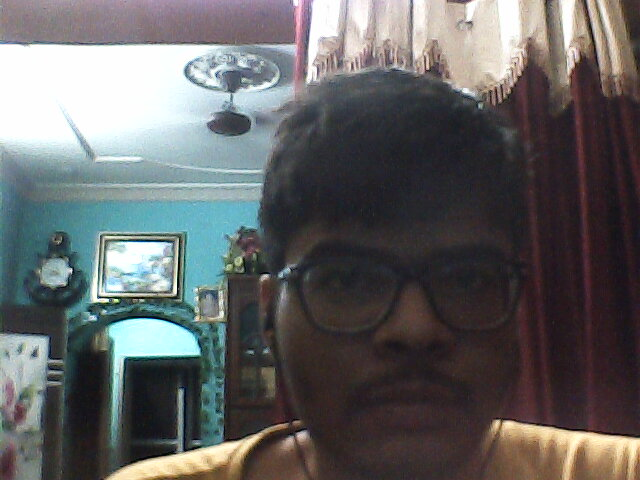
#> input picture Jupyter-notebooks-main/K Nearest Neighbours/OpenCV/Images/me.jpg, 640 x 480 px, given in place of the camera
$ python 'Face Data Collect.py'
#> lines starting #> are read from the running program, lines starting #| are printed output that depends on the picture; after the words box and inside, x2 and y2 are one past the last pixel; in counts of white or black regions, pixels touching at a corner belong together
import cv2
import numpy as np

# Initialize Camera
cap = cv2.VideoCapture(0)

# FFace Detection
face_cascade = cv2.CascadeClassifier("haarcascade_frontalface_alt.xml")

skip = 0
face_data = []
dataset_path = './data/'

filename=input("Enter the name of the person: ")
#> the answer given: Images/me.jpg

while True:
    ret, frame = cap.read()
#> frame is the input picture: shape (480, 640, 3); mean B, G, R 99.6, 99.3, 99.2

    if ret == False:
        continue

    gray_frame = cv2.cvtColor(frame, cv2.COLOR_BGR2GRAY)
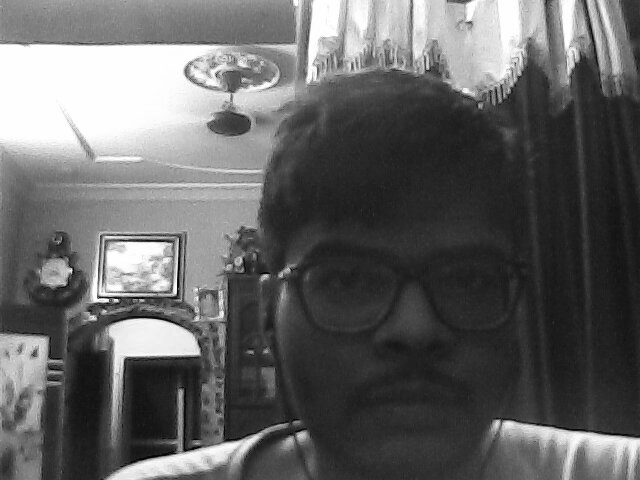
#> gray_frame: shape (480, 640); min 1, max 255, mean 99.3

    faces = face_cascade.detectMultiScale(frame, 1.2, 4)
#> faces = [[270, 170, 277, 277]]
    faces = sorted(faces, key=lambda f: f[2]*f[3]) # Sort based on w and h of the face


    # Pick the largest face
    face_section = 0
    for face in faces[-1:]:
        x,y,w,h = face
        cv2.rectangle(frame, (x, y), (x+w, y+h), (0,255,255), 2)

        # Extract the crop face (Regin of interest)
        offset = 15
        face_section = frame[y-offset:y+h+offset, x-offset:x+w+offset]
        face_section =cv2.resize(face_section, (100, 100))

        skip += 1
        if skip%10==0:
            face_data.append(face_section)
            print(len(face_data))
#> this loop made 1 pass
#> (x, y, w, h, offset, skip) on pass 1: (270, 170, 277, 277, 15, 1)
#> pass 1, `face_section = frame[y-offset:y+h+offset, x-offset:x+w+offset]`:
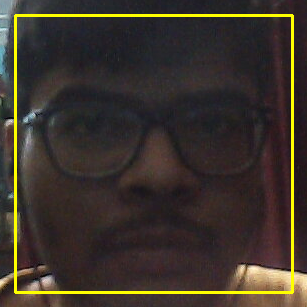
#> face_section: shape (307, 307, 3); mean B, G, R 43.3, 52.1, 60.3
#> pass 1, `face_section =cv2.resize(face_section, (100, 100))`:
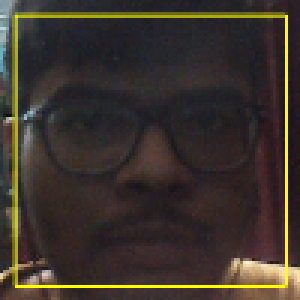
#> face_section: shape (100, 100, 3) (shown 3 times larger); mean B, G, R 43.3, 51.9, 60.1
#> after the loop:
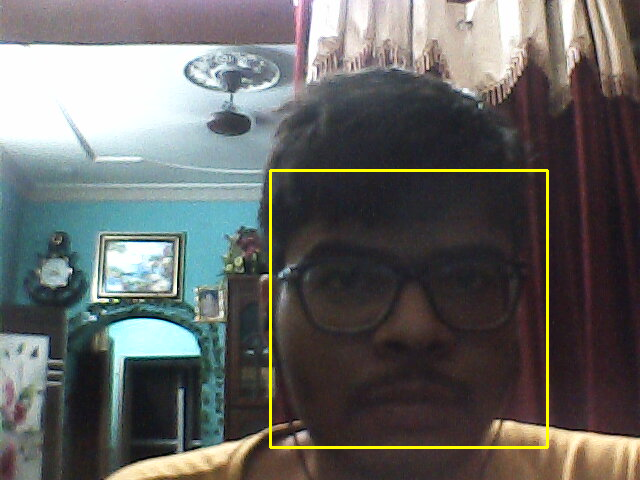
#> frame: shape (480, 640, 3); 1.08% of pixels changed, all inside (x1, y1, x2, y2) = (269, 169, 549, 449)
#> after the loop, face_data = []; skip = 1


    cv2.imshow("Frame", frame)
    cv2.imshow("Face Section", face_section)


    key_pressed = cv2.waitKey(1) & 0xFF
#> (key q is pressed here)

    if key_pressed == ord('q'):
        break


face_data = np.asarray(face_data)
#> face_data = empty array
#> (the run stopped early here; a loop or call above may not have finished)
